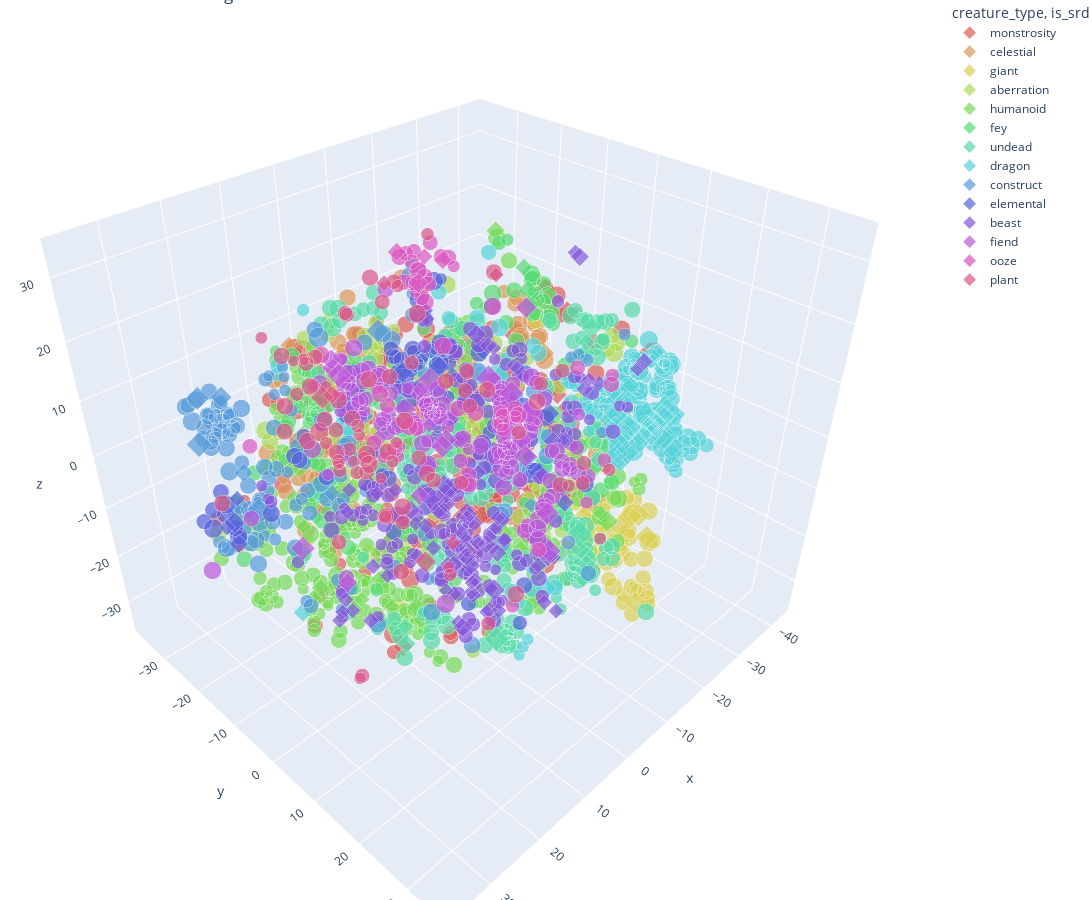

Notebook code cell kept with this figure:
### Code cell
## ALL MONSTERS - 3D - PLOTLY

tsne = TSNE(n_components=3, random_state=20240711)

X_3d = tsne.fit_transform(embeddings)
# sizes_3d = 3 * (is_srd.astype('int32') + np.ones_like(is_srd))

sizes_3d = np.log(crs + 3) * 3

df = pd.DataFrame({
    'monster': keys,
    'x': [point[0] for point in X_3d],
    'y': [point[1] for point in X_3d],
    'z': [point[2] for point in X_3d],
    'creature_type': creature_types,
    'is_srd': is_srd,
    'cr': crs,
    'size': sizes_3d
})

fig = px.scatter_3d(
    df,
    x='x',
    y='y',
    z='z',
    size='size',
    symbol='is_srd',
    color='creature_type',
    hover_data=['monster', 'is_srd', 'cr'],
    title="Fine-Tuned Embeddings of All Monsters",
    opacity=0.7,
    color_discrete_sequence=palette_hex
)


def filter_legend(trace):
    if ", False" in trace.name:
        trace.update(showlegend=False)
    else:
        new_name = trace.name.split(",")[0]
        trace.update(name=new_name)

# Hide the legend for 'is_srd'
fig.for_each_trace(filter_legend)


# for index, (name, srd) in enumerate(zip(keys, is_srd)):
#     if srd:
#         fig.add_annotation(
#             x=float(X_3d[index, 0]),
#             y=float(X_3d[index, 1]),
#             z=float(X_3d[index, 2]),
#             text=name,
#             showarrow=False,
#             font=dict(size=10, color='rgba(0,0,0,0.7)'),
#         )


fig.update_layout(
    width=1200,
    height=900,
    margin=dict(l=0, r=0, b=0, t=0)
)
fig.show()
